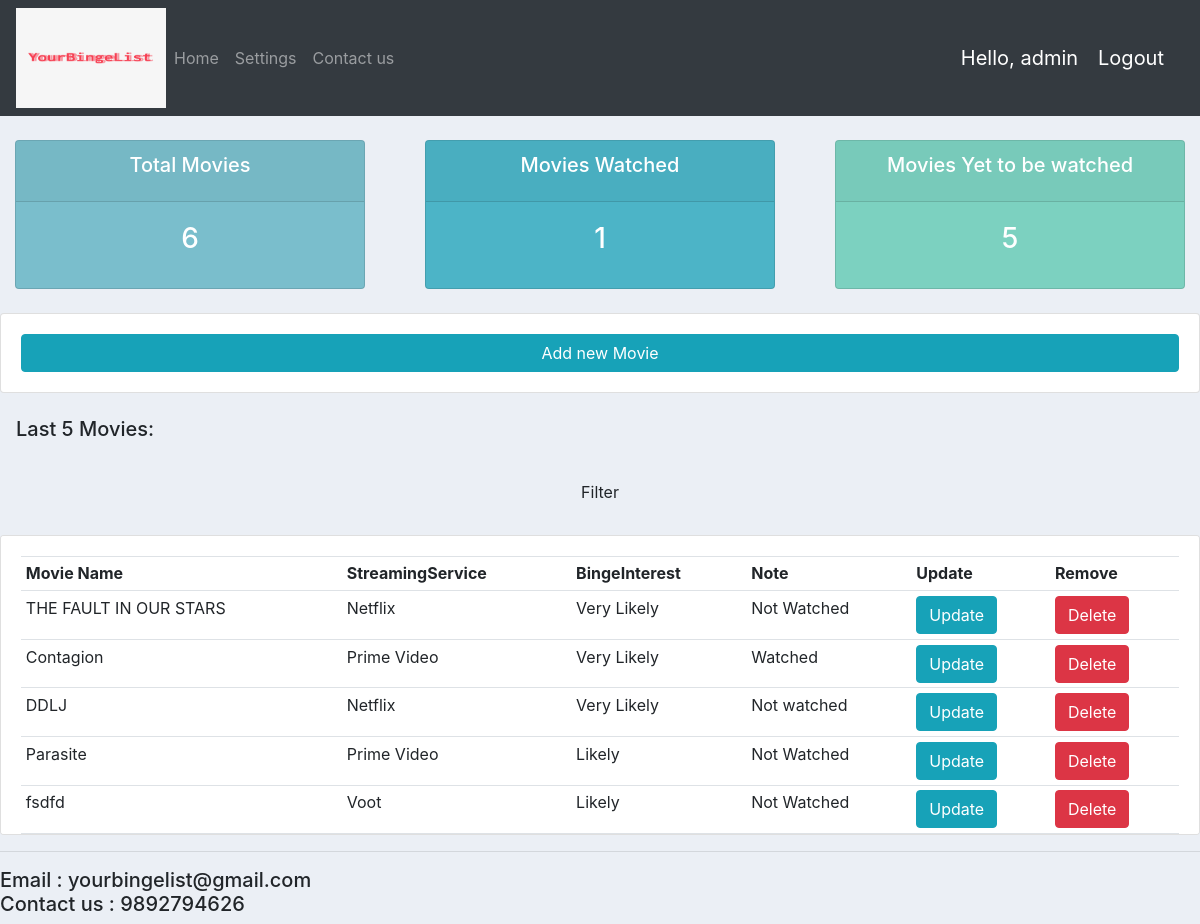
The app's page / (signed in), older data.
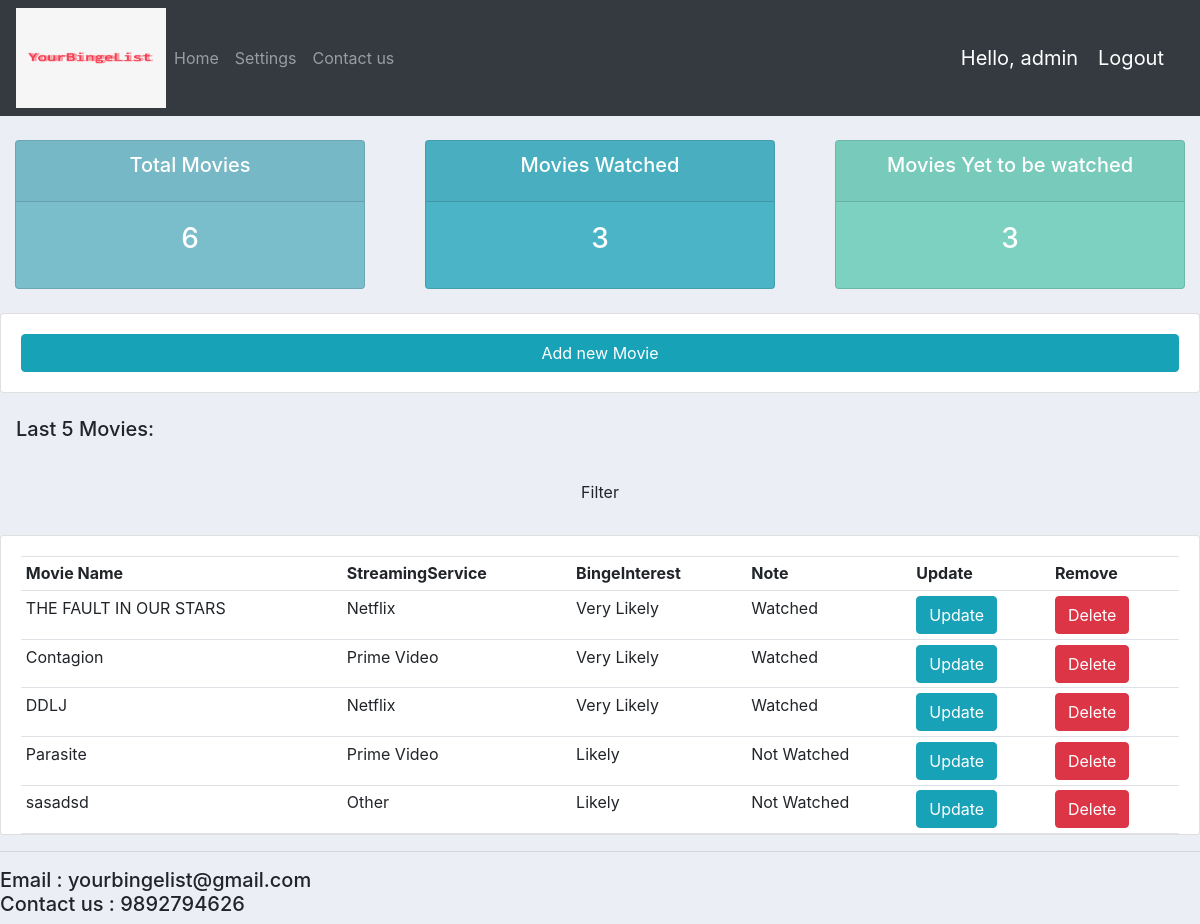
The same page, newer data.
### accounts/models.py (models this page shows, shortened)
class ListItem(models.Model):
    STREAMINGPARTNER=(
                         ('Netflix','Netflix'),
                         ('Prime Video','Prime Video'),
                         ('Hotstar','Hotstar'),
                         ('Voot','Voot'),
                         ('Disney+','Disney+'),
                         ('Zee 5','Zee 5'),
                         ('Other','Other')
    )
    BINGEINTEREST = (
        ('Very Likely', 'Very Likely'),
        ('Likely', 'Likely'),
        ('Maybe', 'Maybe')
    )
    STATUS=(
        ('Not Watched','Not Watched'),
        ('Watched','Watched')
    )
    customer = models.ForeignKey(Customer, on_delete=models.SET_NULL, null=True)
    name=models.CharField(max_length=200,null=True)
    tag=models.ManyToManyField(Tag)
    bingeinterest=models.CharField(max_length=50,null=True,choices=BINGEINTEREST)
    note=models.CharField(default='Not watched',max_length=50,null=True,choices=STATUS)
    streamService=models.CharField(max_length=200,null=True,choices=STREAMINGPARTNER)

### accounts/views.py (the view)
# urls.py: path('', views.userPage, name='userPage'),
@login_required(login_url='login')
def userPage(request):
    orders=request.user.customer.listitem_set.all()
    items=orders.all()
    total_movies=items.count()
    movies_watched=items.filter(note='Watched').count()
    movies_pending=total_movies-movies_watched
    context={'items':items,'total_movies':total_movies,'movies_watched':movies_watched,'movies_pending':movies_pending}
    return render(request,'accounts/userPage.html',context)

### accounts/templates/accounts/userPage.html
{% extends "accounts/main.html"%}
{% block content%}
{% include 'accounts/status.html' %}
<br>
<div class="row">
    <div class="col">
        <div class="card card-body">
            <a class="btn btn-md btn-info" href="{% url 'list_Add_Page' %}">Add new Movie</a>
        </div>
    </div>
</div>
<div class="row">
    <div class="col-md">
        &nbsp;&nbsp;<h5>&nbsp;&nbsp; Last 5 Movies: </h5>
        <br>
        <div align="center"><a href="{% url 'filterPage' %}" class="btn btn-md">Filter</a></div>
        <br>
        <div class="card card-body table-wrapper-scroll-y my-custom-scrollbar" >
            <table class="table table-sm" >
                <tr>
                    <th>Movie Name</th>
                    <th>StreamingService</th>
                    <th>BingeInterest</th>
                    <th>Note</th>
                    <th>Update</th>
                    <th>Remove</th>
                </tr>
                {% for item in items %}
                <tr>
                    <td>{{ item.name }}</td>
                    <td>{{ item.streamService }}</td>
                    <td>{{ item.bingeinterest}}</td>
                    <td>{{ item.note }}</td>
                    <td><a href="{% url 'update_List' item.id %}" class="btn btn-md btn-info">Update</a></td>
                    <td><a href="{% url 'delete_order' item.id %}" class="btn btn-md btn-danger">Delete</a></td>
                </tr>
                {% endfor %}
            </table>
        </div>
    </div>
</div>
{% endblock content %}

### accounts/templates/accounts/main.html (shortened to what this page needs)
{% load static %}
<!DOCTYPE html>
<html lang="en">
<head>
    <link rel="stylesheet" href="https://stackpath.bootstrapcdn.com/bootstrap/4.4.1/css/bootstrap.min.css"
>
    <link rel="stylesheet" type="text/css" href="{% static '/css/main.css' %}">
</head>
<body style=" background-color: #ebeff5;">
{% include 'accounts/navbar.html' %}
{% block content %}
{% endblock %}
<hr>
<h5><footer>
    Email : yourbingelist@gmail.com
    <br>
    Contact us : 9892794626
</footer></h5>
</body>
</html>

### accounts/templates/accounts/navbar.html (shortened to what this page needs)
{% load static %}
<nav class="navbar navbar-expand-lg navbar-dark bg-dark">
  <img src="{% static 'logo.png' %}" style="width:150px;height:100px;">
  <div class="collapse navbar-collapse" id="navbarNav">
    <ul class="navbar-nav">
        <li class="nav-item">
        <a href="{% url 'userPage' %}" class="nav-link">Home</a>
      </li>
      <li class="nav-item">
        <a href="{% url 'account' %}" class="nav-link">Settings</a>
      </li>
      <li class="nav-item">
        <a href="" class="nav-link">Contact us</a>
      </li>
    </ul>
  </div>
  <span class="hello-msg">Hello, {{request.user}}</span>
  <span><a href="{% url 'logout' %}" class="hello-msg">Logout</a></span>
</nav>

### accounts/templates/accounts/status.html
<br>
<div class="row">
    <div class="col">
        <div class="col-md">
            <div class="card text-center text-white" id="total_movies" style="background-color: #7abecc;">
                <div class="card-header">
                    <h5 class="card-title" >Total Movies</h5>
                </div>
                <div class="card-body">
                    <h3 class="card-title"> {{ total_movies }}</h3>
                </div>
            </div>
        </div>
    </div>
    <div class="col">
        <div class="col-md">
            <div class="card text-center text-white" id="movies_watched" style="background-color: #4cb4c7;">
                <div class="card-header">
                    <h5 class="card-title">Movies Watched</h5>
                </div>
                <div class="card-body">
                    <h3 class="card-title">{{ movies_watched }}</h3>
                </div>
            </div>
        </div>
    </div>
    <div class="col">
        <div class="col-md">
            <div class="card text-center text-white" id="orders-pending" style="background-color: #7CD1C0;">
                <div class="card-header">
                    <h5 class="card-title">Movies Yet to be watched</h5>
                </div>
                <div class="card-body">
                    <h3 class="card-title">{{ movies_pending }}</h3>
                </div>
            </div>
        </div>
    </div>
</div>

### static/css/main.css (style rules this page uses)
body { background-color: #553D67; }
#movies_watched { background-color: #4cb4c7; }
#total_movies { background-color: #7abecc; }

### accounts/templates/accounts/main.html (style rules this page uses)
.my-custom-scrollbar { position:relative; height:300px; overflow: auto }
.table-wrapper-scroll-y { display: block; }

### accounts/templates/accounts/navbar.html (style rules this page uses)
.hello-msg { font-size:20px; color:#fff; margin-right:20px }

Row changes from the older to the newer data that the page shows:
removed ListItem: name "fsdfd", streamService "Voot", bingeinterest "Likely", note "Not Watched"
changed ListItem "THE FAULT IN OUR STARS": note "Not Watched" → "Watched"
changed ListItem "DDLJ": note "Not watched" → "Watched"
now on this page (row unchanged): ListItem: name "sasadsd", streamService "Other", bingeinterest "Likely", note "Not Watched"
Text that changed along with them:
{{ movies_watched }}: "1" → "3"
{{ movies_pending }}: "5" → "3"
